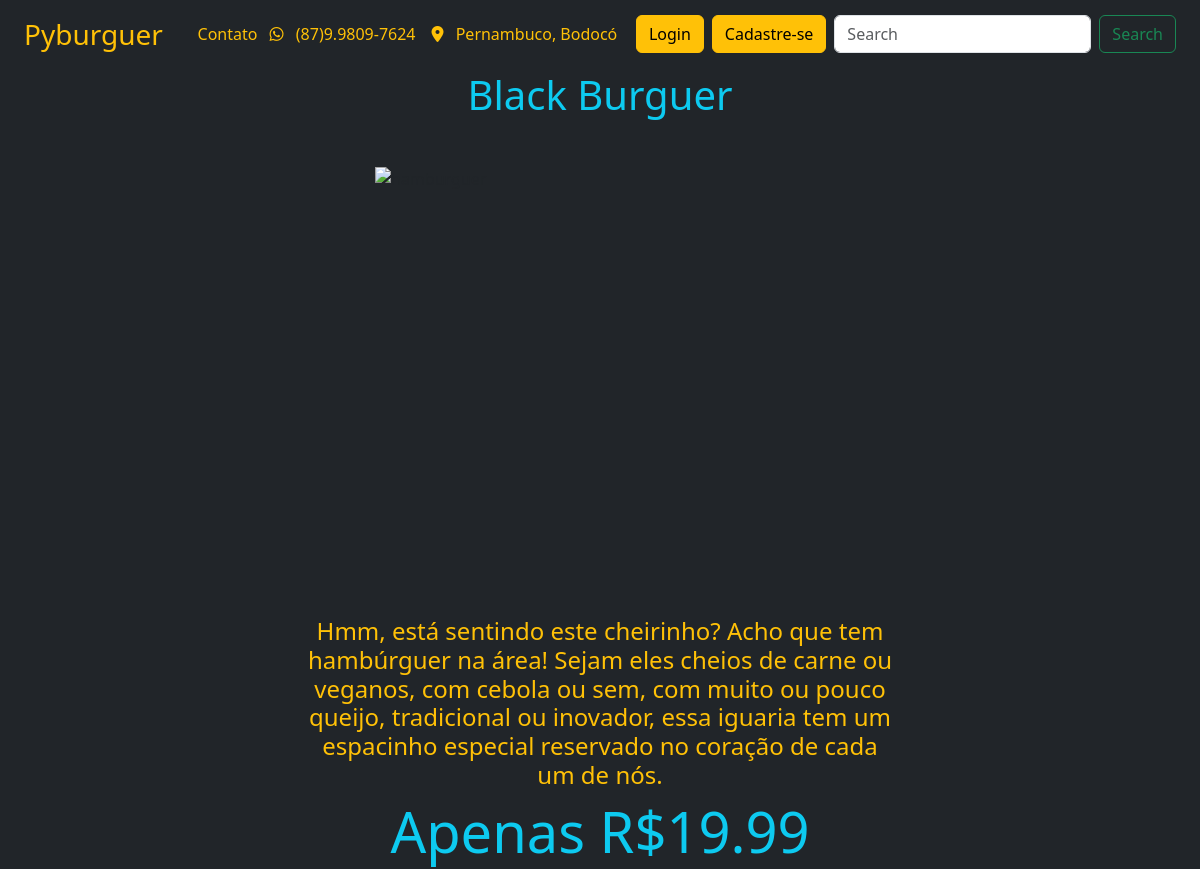
Page /produtos/4 on the committed database.
### burguer/models.py (models this page shows, shortened)
class Produto(models.Model):
    nome = models.TextField(null=False, blank=False, default="")
    descricao = models.TextField(null=False, blank=False)
    preco = models.FloatField(null=False, blank=False)
    imagem = models.ImageField(upload_to='burguer/img', default='', null=False, blank=False)

### burguer/views.py (the view)
# urls.py: path('produtos/<int:produto_id>', views.detalhe_produto, name='produtos')
def detalhe_produto(request, produto_id):
    produto = Produto.objects.get(pk=produto_id)
    context = {
        'produto': produto
    }
    return render(request, 'burguer/produtos.html', context)

### burguer/templates/burguer/produtos.html (shortened to what this page needs)
{% extends "burguer/base.html" %}
{% load static %}
{% block navbar %}
    {% include "fragments/navbar.html" %}
{% endblock  %}
{% block content %}
    <div class="col-md-6 offset-3 d-flex flex-column justify-content-center align-items-center vh-100">
        <h1 class="text-info text-center mb-5">{{ produto.nome }}</h1>
            <img src="{% static 'burguer/padrao.png' %}"
            class="card-img-top"
            alt="hamburguer"
            style="height:450px;width:450px">
        <h4 class="text-warning text-center"> {{produto.descricao}} </h4>
        <div class="span display-4 text-info"> Apenas R${{ produto.preco}} </div>
    </div>
{% endblock %}

### burguer/templates/burguer/base.html (shortened to what this page needs)
<!DOCTYPE html>
<html lang="pt-BR">
<head>
    <link href="https://cdn.jsdelivr.net/npm/bootstrap@5.3.2/dist/css/bootstrap.min.css" rel="stylesheet"
>
    <link rel="stylesheet" href="https://cdnjs.cloudflare.com/ajax/libs/font-awesome/6.0.0/css/all.min.css">
</head>
<body class="bg-dark">
    <div class="container-fluid">
        <div class="row">
            <div class="col">
                <nav>
                    {% block navbar %}
                    {% endblock %}
                </nav>
                <main>
                    {% block content %} {% endblock %}
                </main>
            </div>
        </div>
    </div>
</body>
</html>

### burguer/templates/fragments/navbar.html (shortened to what this page needs)
<nav class="navbar navbar-expand-lg navbar-light bg-dark">
    <div class="container-fluid">
      <a class="navbar-brand text-warning fs-3" href="{% url 'home' %}">Pyburguer</a>
      <div class="collapse navbar-collapse" id="navbarSupportedContent">
        <ul class="navbar-nav me-auto ms-auto mb-2 mb-lg-0">
          <li class="nav-item">
            <a class="nav-link active text-warning" aria-current="page" href="#">
                Contato
                <i class="fa-brands fa-whatsapp text-warning ms-2"></i>
                <span class="text ms-2 text-warning">(87)9.9809-7624</span>
            </a>
          </li>
          <li class="nav-item ">
            <a class="nav-link" href="#">
                <i class="fa-solid fa-location-dot text-warning"></i>
                <span  class="text ms-2 text-warning">Pernambuco, Bodocó</span>
            </a>
          </li>
        </ul>
        <ul class="navbar-nav">
          <li class="nav-item">
            <a class="btn btn-large btn-warning" aria-current="page" href="#">
              <span class="text">Login</span>
            </a>
          </li>
          <li class="nav-item mx-lg-2">
            <a class="btn btn-large btn-warning" aria-current="page" href="#">
              <span class="text">Cadastre-se</span>
            </a>
          </li>
        </ul>
        <form class="d-flex">
          <input class="form-control me-2" type="search" placeholder="Search" aria-label="Search">
          <button class="btn btn-outline-success" type="submit">Search</button>
        </form>
      </div>
    </div>
  </nav>

### rows in the picture
Produto: nome "Black Burguer", descricao "Hmm, está sentindo este cheirinho? Acho que tem hambúrguer na área! Sejam eles cheios de carne ou veganos, com cebola ou sem, com muito ou pouco queijo, tradicional ou inovador, essa iguaria tem um espacinho especial reservado no coração de cada um de nós.", preco "19.99"
